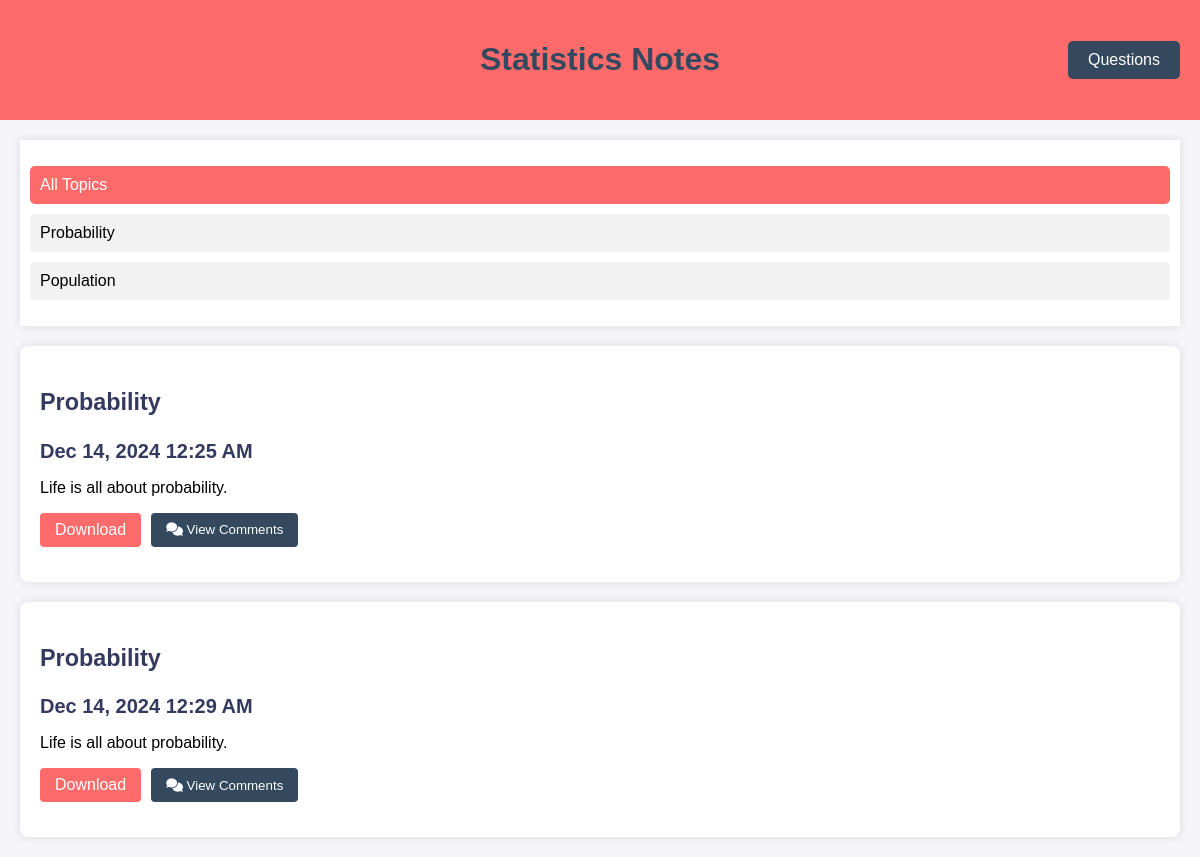
Screenshot of /courses/sta_notePage.php (signed in) with the database file from the repository.
### tables this page shows
CREATE TABLE `topics` (
  `topicId` int(11) NOT NULL,
  `courseId` int(11) NOT NULL,
  `topicName` varchar(100) NOT NULL
);

CREATE TABLE `notes` (
  `noteId` int(11) NOT NULL,
  `userId` int(11) DEFAULT NULL,
  `topicId` int(11) NOT NULL,
  `noteText` text NOT NULL,
  `created_at` timestamp NOT NULL DEFAULT current_timestamp(),
  `updated_at` timestamp NOT NULL DEFAULT current_timestamp() ON UPDATE current_timestamp(),
  `image_path` varchar(255) DEFAULT NULL
);

### courses/sta_notePage.php (the view, shortened to what this page needs)
<?php
$host = 'localhost';
$user = 'rahinatu.lawal';
$password = 'mohammed2';
$db_name = 'webtech_fall2024_rahinatu_lawal';
try {
    $pdo = new PDO("mysql:host=$host;dbname=$db_name;charset=utf8", $user, $password);
    $pdo->setAttribute(PDO::ATTR_ERRMODE, PDO::ERRMODE_EXCEPTION);
} catch (PDOException $e) {
    echo "Connection failed: " . $e->getMessage();
    exit;
}
try {
    $topicStmt = $pdo->prepare("SELECT topicId, topicName FROM topics WHERE courseId = 2");
    $topicStmt->execute();
    $topics = $topicStmt->fetchAll(PDO::FETCH_ASSOC);
    $noteStmt = $pdo->prepare("
        SELECT n.noteId, n.topicId, n.noteText, n.image_path, t.topicName, n.created_at
        FROM notes n
        JOIN topics t ON n.topicId = t.topicId
        WHERE t.courseId = 2
    ");
    $noteStmt->execute();
    $notes = $noteStmt->fetchAll(PDO::FETCH_ASSOC);
} catch(PDOException $e) {
    die("Query failed: " . $e->getMessage());
}
?>
<!DOCTYPE html>
<html lang="en">
<head>
    <link rel="stylesheet" href="https://cdnjs.cloudflare.com/ajax/libs/font-awesome/6.1.2/css/all.min.css">
</head>
<body>
    <header class="calculus-header">
        <h1>Statistics Notes</h1>
        <button class="questions-btn" onclick="window.location.href='stat_question.php';">Questions</button>
    </header>
    <div class="layout">
        <div class="filter-section">
            <ul id="topicsList">
                <li class="active" data-topic-id="all">All Topics</li>
                <?php foreach ($topics as $topic): ?>
                    <li data-topic-id="<?php echo $topic['topicId']; ?>">
                        <?php echo $topic['topicName']; ?>
                    </li>
                <?php endforeach; ?>
            </ul>
        </div>
        <div class="notes-container" id="notesContainer">
            <?php foreach ($notes as $note): ?>
                <div class="note-card" data-topic-id="<?php echo $note['topicId']; ?>">
                    <div class="note-header">
                        <h3><?php echo htmlspecialchars($note['topicName']); ?></h3>
                        <span class="timestamp"><?php echo date('M j, Y g:i A', strtotime($note['created_at'])); ?></span>
                    </div>
                    <div class="note-content">
                        <?php echo $note['noteText']; ?>
                        <div class="note-actions">
                            <button class="download-btn" data-topic-name="<?php echo $note['topicName']; ?>" data-note-id="<?php echo $note['noteId']; ?>">Download</button>
                            <button class="view-comments-btn" onclick="toggleComments(this)" data-note-id="<?php echo $note['noteId']; ?>">
                                <i class="fas fa-comments"></i> View Comments
                            </button>
                        </div>
                    </div>
                </div>
            <?php endforeach; ?>
        </div>
    </div>
</body>
</html>

### courses/sta_notePage.php (style rules this page uses)
body { font-family: Arial, sans-serif; background-color: #f4f4f9; margin: 0; padding: 0; }
.calculus-header { background-color: #FF6B6B; color: #34495E; text-align: center; padding: 20px; position: relative; }
.layout { display: flex; flex-direction: column; padding: 20px; }
.filter-section { background-color: #fff; padding: 10px; box-shadow: 0 0 10px rgba(0, 0, 0, 0.1); margin-bottom: 20px; }
.filter-section ul { list-style-type: none; padding: 0; }
.filter-section li { margin: 10px 0; cursor: pointer; padding: 10px; border-radius: 5px; background-color: #f2f2f2; transition: background-color 0.3s; }
.filter-section li.active { background-color: #FF6B6B; color: white; }
.notes-container { display: flex; flex-direction: column; gap: 20px; }
.note-card { background-color: #fff; padding: 20px; box-shadow: 0 0 10px rgba(0, 0, 0, 0.1); border-radius: 8px; box-sizing: border-box; transition: transform 0.3s ease-in-out; }
.note-header { font-size: 20px; font-weight: bold; color: #34395E; margin-bottom: 15px; }
.download-btn { background-color: #FF6B6B; color: white; border: none; border-radius: 4px; cursor: pointer; display: flex; align-items: center; gap: 5px; transition: background-color 0.3s; padding: 8px 15px; font-size: inherit; font-family: inherit; }
.view-comments-btn { background-color: #34495E; }
.note-header { margin-bottom: 15px; }
.note-content { margin-bottom: 15px; }
.questions-btn { position: absolute; right: 20px; top: 50%; transform: translateY(-50%); background-color: #34495E; color: white; padding: 10px 20px; border: none; border-radius: 5px; cursor: pointer; font-size: 16px; transition: background-color 0.3s ease; }
.note-actions { display: flex; gap: 10px; justify-content: flex-start; margin-top: 15px; }
.note-actions button { padding: 8px 15px; border: none; border-radius: 4px; cursor: pointer; color: white; transition: background-color 0.3s; }

### rows the page displays
topics: topicName "Probability"
topics: topicName "Population"
notes: topicId.topicName "Probability", created_at "Dec 14, 2024 12:25 AM", noteText "Life is all about probability."
notes: topicId.topicName "Probability", created_at "Dec 14, 2024 12:29 AM", noteText "Life is all about probability."
